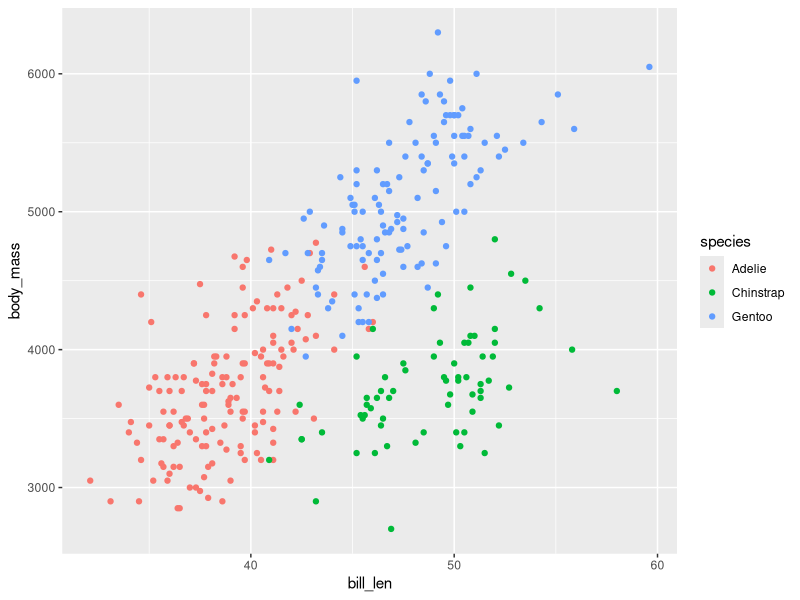
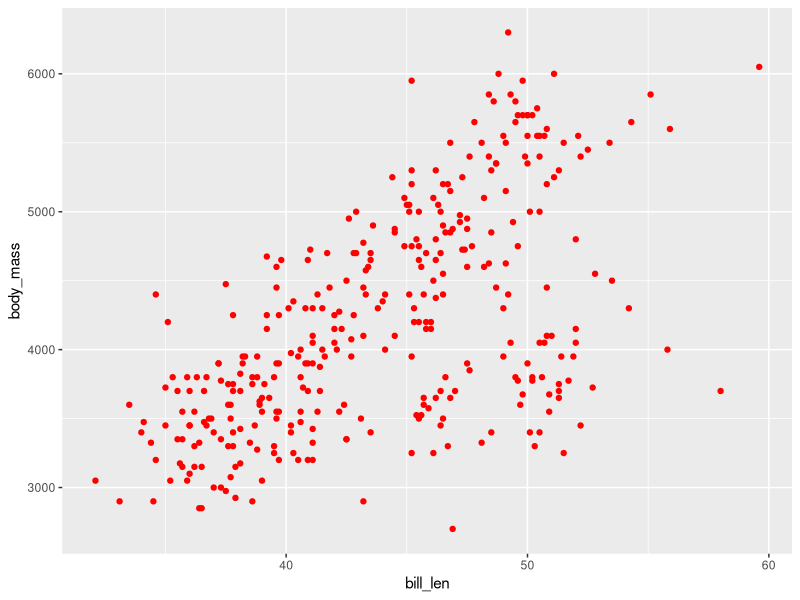

Recreate these plots in R, in order.
## ---- chunk 1
library(tidyverse)
data(penguins)

ggplot(penguins, aes(x = bill_len, y = body_mass, color = species)) +
  geom_point()
## ---- chunk 2
ggplot(penguins, aes(x = bill_len, y = body_mass)) +
  geom_point(color = "red")
